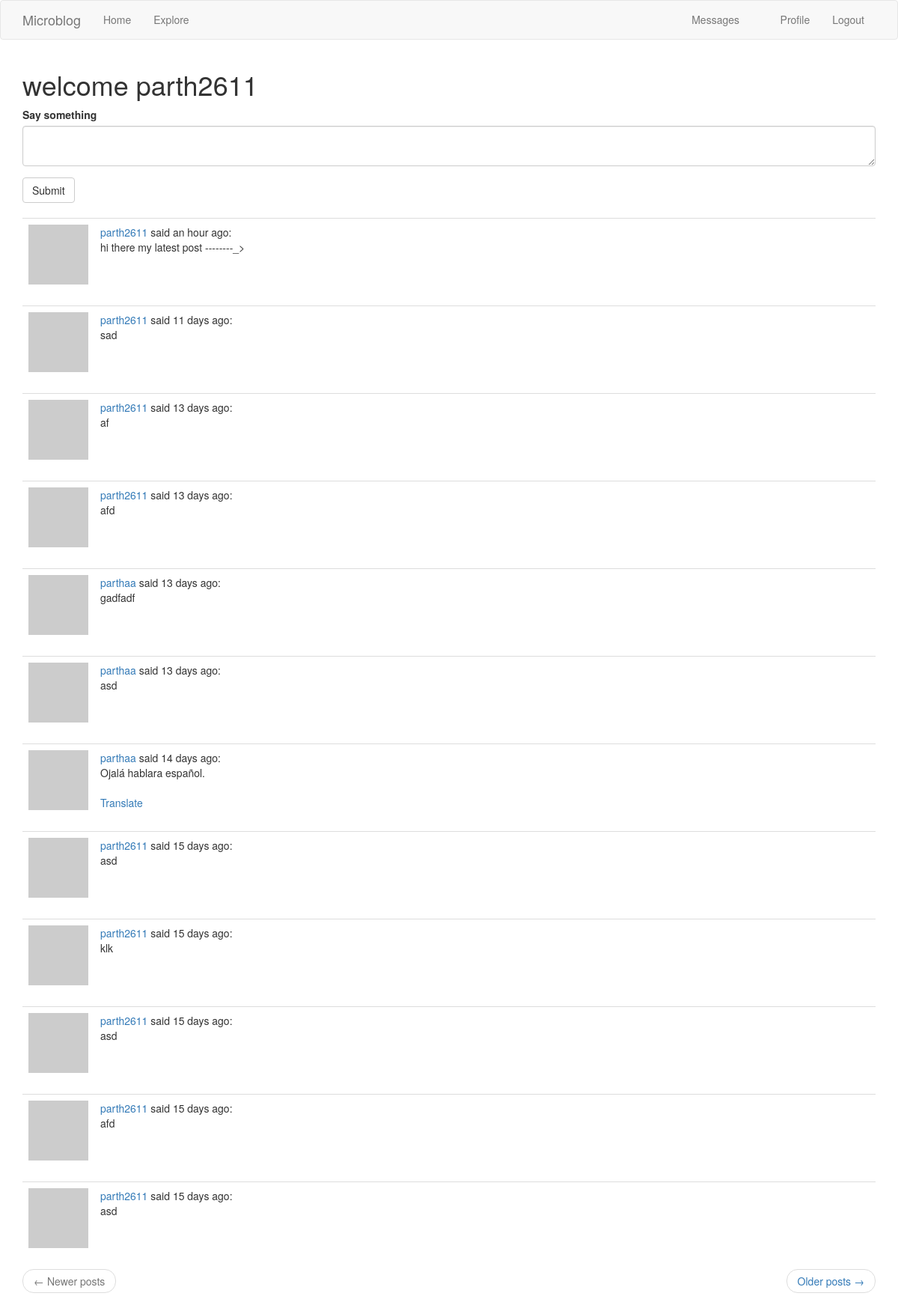
The page /index (signed in) on the database its author committed.
### app/models.py (models this page shows, shortened)
class User(UserMixin, db.Model):
    id = db.Column(db.Integer, primary_key=True)
    username = db.Column(db.String(64), index=True, unique=True)
    email = db.Column(db.String(120), index=True, unique=True)
    password_hash = db.Column(db.String(128))
    about_me = db.Column(db.String(140))
    last_seen = db.Column(db.DateTime, default=datetime.utcnow)
    posts = db.relationship('Post', backref='author', lazy='dynamic')
    followed = db.relationship(
        'User', secondary=followers,
        primaryjoin=(followers.c.follower_id == id),
        secondaryjoin=(followers.c.followed_id == id),
        backref=db.backref('followers', lazy='dynamic'), lazy='dynamic')
    messages_sent = db.relationship('Message',
                                    foreign_keys='Message.sender_id',
                                    backref='author', lazy='dynamic')
    messages_received = db.relationship('Message',
                                        foreign_keys='Message.recipient_id',
                                        backref='recipient', lazy='dynamic')
    last_message_read_time = db.Column(db.DateTime)
    notifications = db.relationship('Notification', backref='user',
                                    lazy='dynamic')
    def avatar(self, size):
        digest = md5(self.email.lower().encode('utf-8')).hexdigest()
        return 'https://www.gravatar.com/avatar/{}?d=identicon&s={}'.format(digest, size)
    def followed_posts(self):
        followed = Post.query.join(
            followers, (followers.c.followed_id == Post.user_id)).filter(
                followers.c.follower_id == self.id)
        own = Post.query.filter_by(user_id=self.id)
        return followed.union(own).order_by(Post.timestamp.desc())
    def new_messages(self):
        last_read_time = self.last_message_read_time or datetime(1900, 1, 1)
        return Message.query.filter_by(recipient=self).filter(
            Message.timestamp > last_read_time).count()

class Post(db.Model):
    id = db.Column(db.Integer, primary_key=True)
    body = db.Column(db.String(140))
    timestamp = db.Column(db.DateTime, index=True, default=datetime.utcnow)
    user_id = db.Column(db.Integer, db.ForeignKey('user.id'))
    language = db.Column(db.String(5))
    'Class Methods'

### app/main/routes.py (the view, shortened to what this page needs)
@bp.route('/', methods=['GET', 'POST'])
@bp.route('/index', methods=['GET', 'POST'])
@login_required
def index():
    form = PostForm()
    page = request.args.get('page', 1, type=int)
    posts = current_user.followed_posts().paginate(
        page, current_app.config['POSTS_PER_PAGE'], False)
    next_url = url_for('main.index', page=posts.next_num) if posts.has_next else None
    prev_url = url_for('main.index', page=posts.prev_num) if posts.has_prev else None
    return render_template('index.html', title='Home', form=form,
                           posts=posts.items, next_url=next_url,
                           prev_url=prev_url)

### app/main/forms.py
class PostForm(FlaskForm):
    post = TextAreaField(_l('Say something', validators=[DataRequired(), Length(min=1, max=140)]))
    submit = SubmitField(_l('Submit'))

### app/main/routes.py (called while the page is built)
@bp.before_request
def before_request():
    if current_user.is_authenticated:
        current_user.last_seen = datetime.utcnow()
        db.session.commit()
        g.locale = str(get_locale())

### app/models.py (called while the page is built)
@login.user_loader
def load_user(id):
    return User.query.get(int(id))

### app/templates/index.html
{% extends "base.html" %}
{% import 'bootstrap/wtf.html' as wtf %}
{% block app_content %}
    <h1>{{ _('welcome %(username)s',username=current_user.username) }}</h1>
    {% if form %}
    {{ wtf.quick_form(form) }}
    <br>
    {% endif %}
    {% for post in posts %}
        {% include '_post.html' %}
    {% endfor %}
    <nav aria-label="...">
        <ul class="pager">
            <li class="previous{% if not prev_url %} disabled{% endif %}">
                <a href="{{ prev_url or '#' }}">
                    <span aria-hidden="true">&larr;</span> {{ _('Newer posts') }}
                </a>
            </li>
            <li class="next{% if not next_url %} disabled{% endif %}">
                <a href="{{ next_url or '#' }}">
                    {{ _('Older posts') }} <span aria-hidden="true">&rarr;</span>
                </a>
            </li>
        </ul>
    </nav>
{% endblock %}

### app/templates/base.html (shortened to what this page needs)
{% extends 'bootstrap/base.html' %}
{% block navbar %}
    <nav class="navbar navbar-default">
        <div class="container">
            <div class="navbar-header">
                <a class="navbar-brand" href="{{ url_for('main.index') }}">Microblog</a>
            </div>
            <div class="collapse navbar-collapse" id="bs-example-navbar-collapse-1">
                <ul class="nav navbar-nav">
                    <li><a href="{{ url_for('main.index') }}">{{ _('Home') }}</a></li>
                    <li><a href="{{ url_for('main.explore') }}">{{ _('Explore') }}</a></li>
                </ul>
                <ul class="nav navbar-nav navbar-right">
                    {% if current_user.is_anonymous %}
                    <li><a href="{{ url_for('auth.login') }}">{{ _('Login') }}</a></li>
                    {% else %}
                    <li>
                        <a href="{{ url_for('main.messages') }}">
                            {{ _('Messages') }}
                            {% set new_messages = current_user.new_messages() %}
                        </a>
                    </li>
                    <li><a href="{{ url_for('main.user', username=current_user.username) }}">{{ _('Profile') }}</a></li>
                    <li><a href="{{ url_for('auth.logout') }}">{{ _('Logout') }}</a></li>
                    {% endif %}
                </ul>
            </div>
        </div>
    </nav>
{% endblock %}
{% block content %}
    <div class="container">
        {% block app_content %}{% endblock %}
    </div>
{% endblock %}

### app/templates/_post.html (shortened to what this page needs)
<table class="table table-hover">
        <tr>
            <td width="70px">
                <a href="{{ url_for('main.user', username=post.author.username) }}">
                    <img src="{{ post.author.avatar(70) }}" />
                </a>
            </td>
            <td>
                <span class="user_popup">
                    <a href="{{ url_for('main.user', username=post.author.username) }}" class="user_popup">
                        {{ post.author.username }}
                    </a>
                </span>
                {{_('said')}} {{ moment(post.timestamp).fromNow() }}:
                <br>
                <span id="post{{ post.id }}">{{ post.body }}</span>
                {% if post.language and post.language != g.locale %}
                <br><br>
                <a href="javascript:translate(
                                '#post{{ post.id }}',
                                '#translation{{ post.id }}',
                                '{{ post.language }}',
                                '{{ g.locale }}');">{{ _('Translate') }}</a>
                {% endif %}
        </td>
    </tr>
</table>

### rows shown on the page
Post: author.username "parth2611", timestamp "an hour ago", body "hi there my latest post --------_>"
Post: author.username "parth2611", timestamp "11 days ago", body "sad"
Post: author.username "parth2611", timestamp "13 days ago", body "af"
Post: author.username "parth2611", timestamp "13 days ago", body "afd"
Post: author.username "parthaa", timestamp "13 days ago", body "gadfadf"
Post: author.username "parthaa", timestamp "13 days ago", body "asd"
Post: author.username "parthaa", timestamp "14 days ago", body "Ojalá hablara español."
Post: author.username "parth2611", timestamp "15 days ago", body "asd"
Post: author.username "parth2611", timestamp "15 days ago", body "klk"
Post: author.username "parth2611", timestamp "15 days ago", body "asd"
Post: author.username "parth2611", timestamp "15 days ago", body "afd"
Post: author.username "parth2611", timestamp "15 days ago", body "asd"
